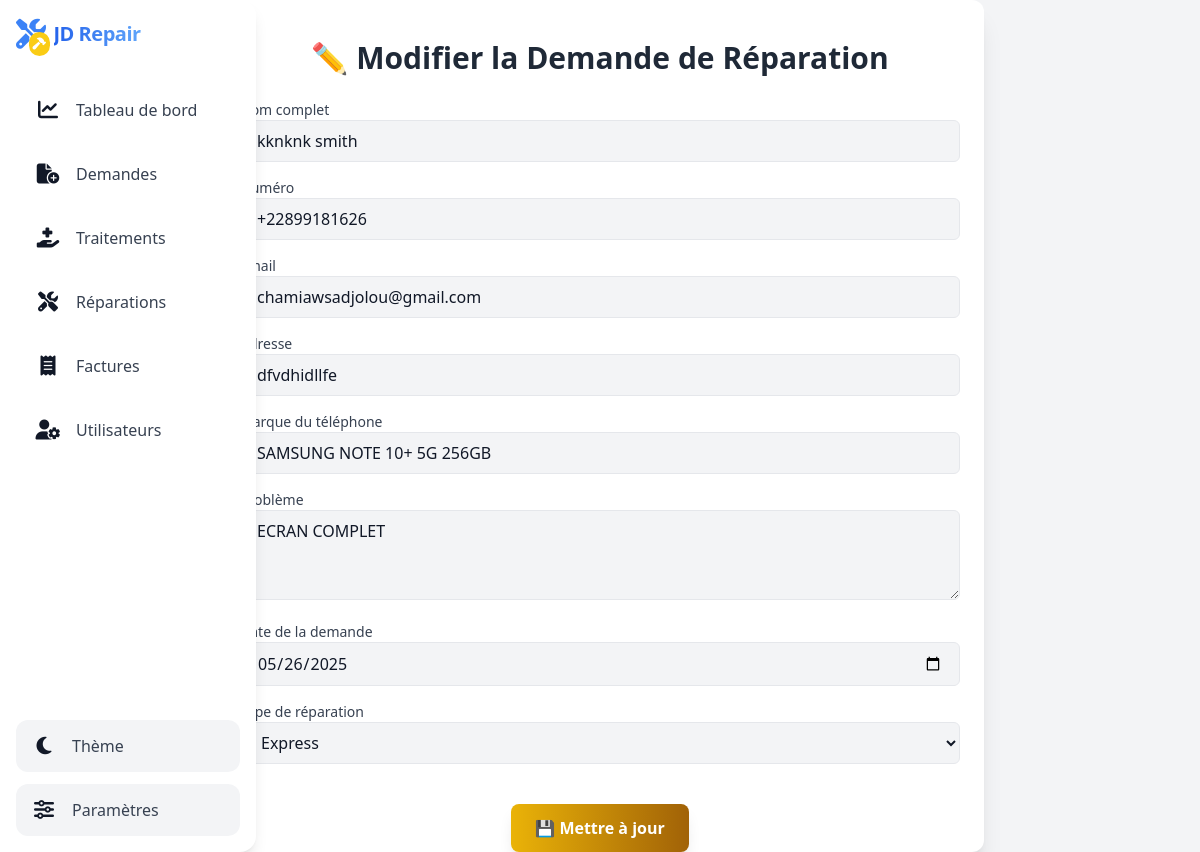
Screenshot of /admin/demande/update.php?id_demande=3 with the database file from the repository.
### tables this page shows
CREATE TABLE `demande_reparation` (
  `id_demande` int(11) NOT NULL,
  `nom_complet` varchar(100) NOT NULL,
  `numero` varchar(20) NOT NULL,
  `email` varchar(100) DEFAULT NULL,
  `adresse` varchar(255) DEFAULT NULL,
  `marque_telephone` varchar(50) NOT NULL,
  `probleme` text NOT NULL,
  `date_demande` date NOT NULL,
  `type_reparation` enum('express','standard') DEFAULT 'standard'
);

### admin/demande/update.php (the view, shortened to what this page needs)
<?php
include $_SERVER['DOCUMENT_ROOT'].'/JD_REPAIR/config/db.php';
$id_demande = $_GET['id_demande'];
$stmt = $pdo->prepare("SELECT * FROM demande_reparation WHERE id_demande = ?");
$stmt->execute([$id_demande]);
$demande = $stmt->fetch();
include $_SERVER['DOCUMENT_ROOT'].'/JD_REPAIR/includes/header.php';
include $_SERVER['DOCUMENT_ROOT'].'/JD_REPAIR/includes/sidebar.php';
?>
<div class="container mx-auto py-10 px-6 max-w-3xl bg-white dark:bg-gray-900 rounded-xl shadow-xl transition-all duration-500">
    <h2 class="text-3xl font-bold text-gray-800 dark:text-white mb-6 text-center animate__animated animate__fadeInDown">
        ✏️ Modifier la Demande de Réparation
    </h2>
    <form method="POST" class="space-y-4 animated-form">
        <div>
            <label for="nom_complet" class="block text-sm font-medium text-gray-700 dark:text-gray-300">Nom complet</label>
            <input type="text" name="nom_complet" value="<?= htmlspecialchars($demande['nom_complet']) ?>" required class="w-full px-4 py-2 border rounded-md bg-gray-100 dark:bg-gray-800 dark:text-white focus:outline-none focus:ring-2 focus:ring-blue-500">
        </div>
        <div>
            <label for="numero" class="block text-sm font-medium text-gray-700 dark:text-gray-300">Numéro</label>
            <input type="text" name="numero" value="<?= htmlspecialchars($demande['numero']) ?>" required class="w-full px-4 py-2 border rounded-md bg-gray-100 dark:bg-gray-800 dark:text-white focus:outline-none focus:ring-2 focus:ring-blue-500">
        </div>
        <div>
            <label for="email" class="block text-sm font-medium text-gray-700 dark:text-gray-300">Email</label>
            <input type="email" name="email" value="<?= htmlspecialchars($demande['email']) ?>" class="w-full px-4 py-2 border rounded-md bg-gray-100 dark:bg-gray-800 dark:text-white focus:outline-none focus:ring-2 focus:ring-blue-500">
        </div>
        <div>
            <label for="adresse" class="block text-sm font-medium text-gray-700 dark:text-gray-300">Adresse</label>
            <input type="text" name="adresse" value="<?= htmlspecialchars($demande['adresse']) ?>" class="w-full px-4 py-2 border rounded-md bg-gray-100 dark:bg-gray-800 dark:text-white focus:outline-none focus:ring-2 focus:ring-blue-500">
        </div>
        <div>
            <label for="marque_telephone" class="block text-sm font-medium text-gray-700 dark:text-gray-300">Marque du téléphone</label>
            <input type="text" name="marque_telephone" value="<?= htmlspecialchars($demande['marque_telephone']) ?>" required class="w-full px-4 py-2 border rounded-md bg-gray-100 dark:bg-gray-800 dark:text-white focus:outline-none focus:ring-2 focus:ring-blue-500">
        </div>
        <div>
            <label for="probleme" class="block text-sm font-medium text-gray-700 dark:text-gray-300">Problème</label>
            <textarea name="probleme" required rows="3" class="w-full px-4 py-2 border rounded-md bg-gray-100 dark:bg-gray-800 dark:text-white focus:outline-none focus:ring-2 focus:ring-blue-500"><?= htmlspecialchars($demande['probleme']) ?></textarea>
        </div>
        <div>
            <label for="date_demande" class="block text-sm font-medium text-gray-700 dark:text-gray-300">Date de la demande</label>
            <input type="date" name="date_demande" value="<?= htmlspecialchars($demande['date_demande']) ?>" required class="w-full px-4 py-2 border rounded-md bg-gray-100 dark:bg-gray-800 dark:text-white focus:outline-none focus:ring-2 focus:ring-blue-500">
        </div>
        <div>
            <label for="type_reparation" class="block text-sm font-medium text-gray-700 dark:text-gray-300">Type de réparation</label>
            <select name="type_reparation" required class="w-full px-4 py-2 border rounded-md bg-gray-100 dark:bg-gray-800 dark:text-white focus:outline-none focus:ring-2 focus:ring-blue-500">
                <option value="express" <?= $demande['type_reparation'] === 'express' ? 'selected' : '' ?>>Express</option>
            </select>
        </div>
        <div class="text-center pt-6">
            <button type="submit" class="px-6 py-3 bg-gradient-to-r from-yellow-500 to-yellow-700 hover:from-yellow-600 hover:to-yellow-800 text-white font-bold rounded-lg shadow-lg transform hover:scale-105 transition duration-300 ease-in-out">
                💾 Mettre à jour
            </button>
        </div>
    </form>
</div>

### rows the page displays
demande_reparation: nom_complet "kknknk smith", numero "+22899181626", email "chamiawsadjolou@gmail.com", adresse "dfvdhidllfe", marque_telephone "SAMSUNG NOTE 10+ 5G 256GB", probleme "ECRAN COMPLET", date_demande "05/26/2025", type_reparation "Express"
